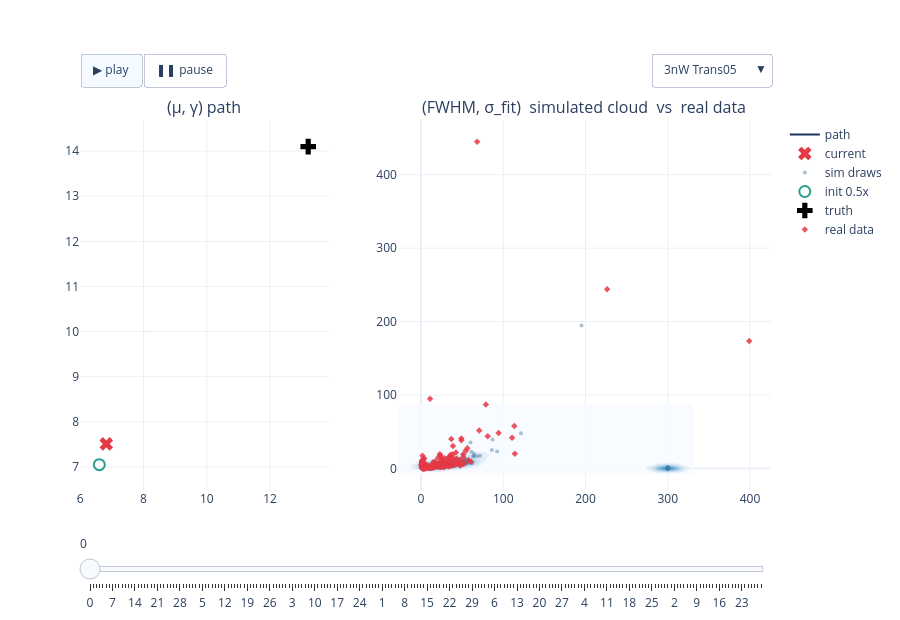

Here is the notebook cell this chart was saved with:
### Code cell
# FIG 1b — 3nW interactive: path + cloud, experiment dropdown + play/slider   (22a verbatim)
fig_3nW = build_power_figure(RESULTS, '3nW')
if fig_3nW is not None:
    _h = os.path.join(REPO_ROOT, 'notebooks', '24_realdata_accuracy', '24x-fig1b-3nW-paths-clouds.html')
    fig_3nW.write_html(_h, include_plotlyjs='cdn', config=CONFIG_PLOT)
    print('wrote', _h, f'({os.path.getsize(_h)/1e6:.1f} MB)')
    fig_3nW.show(config=CONFIG_PLOT)
